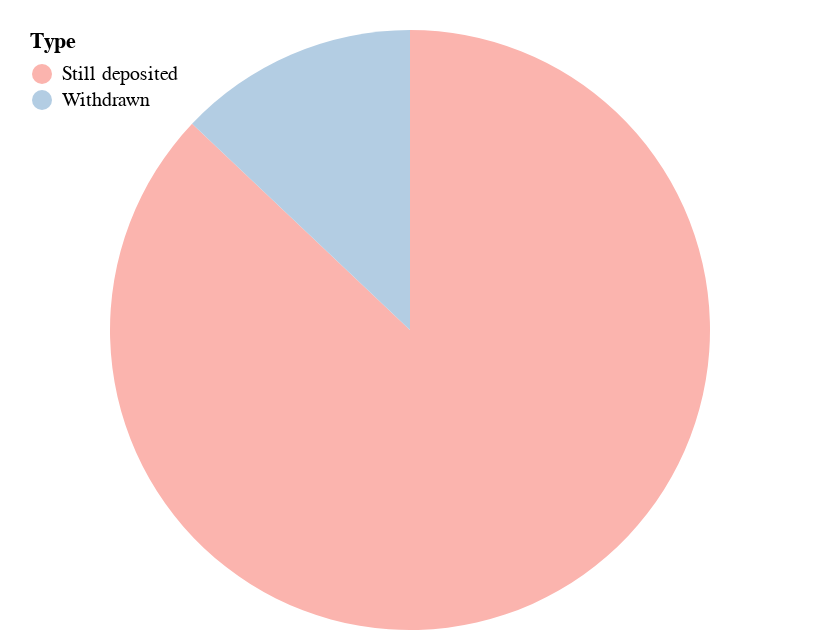

Notebook source saved alongside this figure:
### Code cell
alt.Chart(df).mark_arc().encode(
    theta=alt.Theta(field="UST", type="quantitative"),
    color=alt.Color(field="Type", type="nominal",
            scale=alt.Scale(scheme='pastel1'),
            legend=alt.Legend(
            orient='none',
            padding=10,
            legendY=-10,
            direction='vertical'))
).configure_view(strokeOpacity=0)

### Figure 1 — Vega-Lite specification as saved in the notebook (floating-point values rounded to 4 significant figures)
{"config": {"view": {"continuousWidth": 400, "continuousHeight": 300, "strokeOpacity": 0}}, "data": {"name": "data-732849e5ac65cd18a66c87f806386c14"}, "mark": "arc", "encoding": {"color": {"field": "Type", "legend": {"direction": "vertical", "legendY": -10, "orient": "none", "padding": 10}, "scale": {"scheme": "pastel1"}, "type": "nominal"}, "theta": {"field": "UST", "type": "quantitative"}}, "$schema": "https://vega.github.io/schema/vega-lite/v4.17.0.json", "datasets": {"data-732849e5ac65cd18a66c87f806386c14": [{"UST": 3826000.0, "Type": "Still deposited"}, {"UST": 568600.0, "Type": "Withdrawn"}]}}
